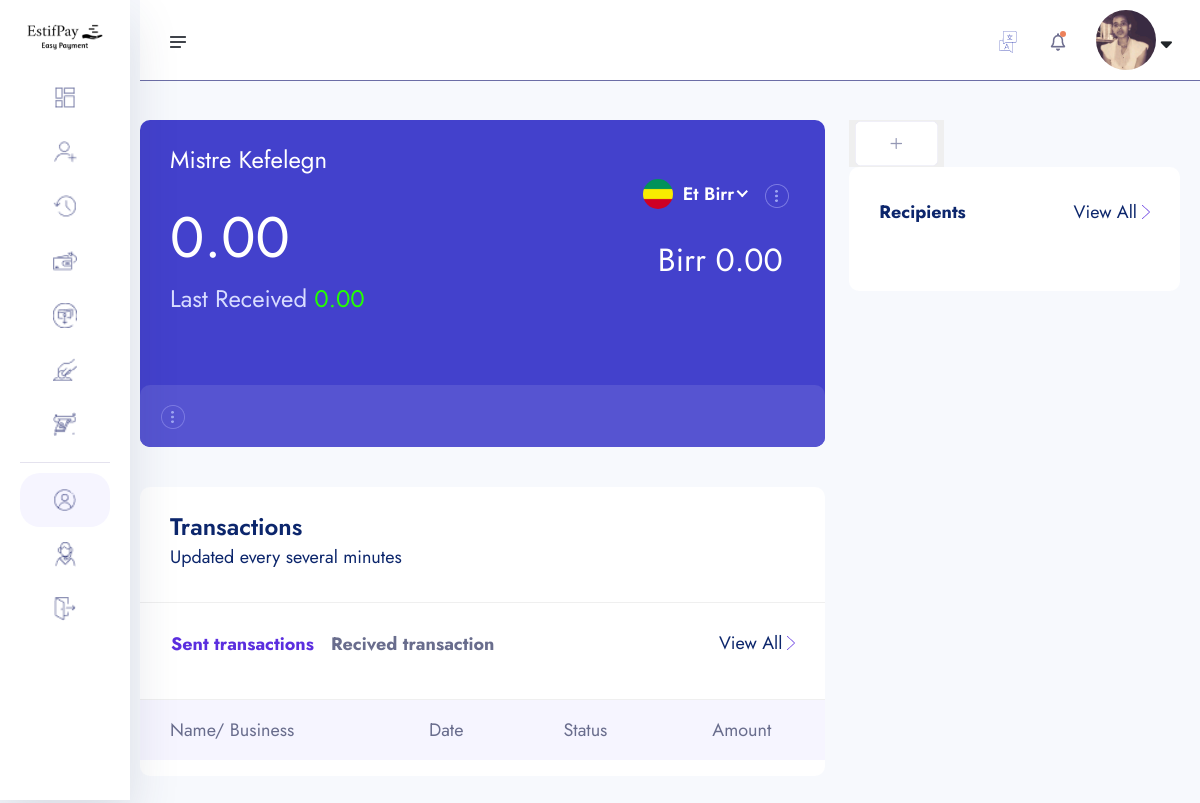
/account/dashboard/ (signed in), run on an earlier commit of the app's database.
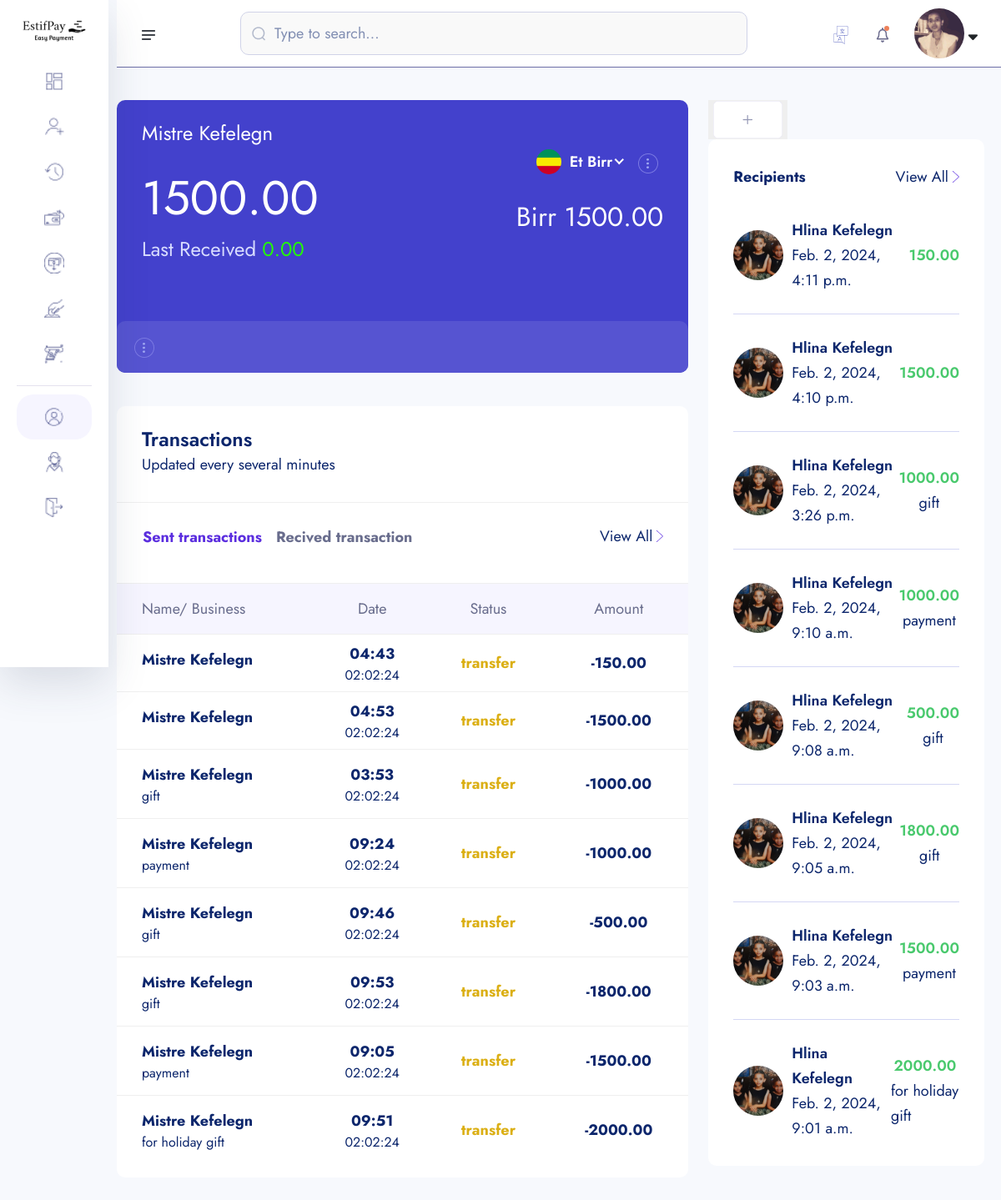
And on a later commit of the database.
### account/models.py (models this page shows, shortened)
class Account(models.Model):
    id = models.UUIDField(primary_key=True, unique=True, default=uuid4, editable=False)
    user = models.OneToOneField(User, on_delete=models.CASCADE)
    account_balance = models.DecimalField(max_digits=12, decimal_places=2, default=0.00)
    account_number = ShortUUIDField(unique=True, length=10, max_length =15, prefix='217', alphabet="1234567890")
    account_id = ShortUUIDField(unique=True, length=7, max_length=25, prefix="EST", alphabet="1234567890")
    pin_number = ShortUUIDField(unique=True, length=4, max_length=7, alphabet="1234567890")
    ref_code = ShortUUIDField(unique=True, length=10, max_length=20, alphabet="abcdefgh1234567890")
    account_status = models.CharField(max_length=100, choices=ACCOUNT_STATUS, default="pending")
    date = models.DateTimeField(auto_now_add=True)
    kyc_submitted = models.BooleanField(default=False)
    kyc_confirmed = models.BooleanField(default=False)
    recommended_by = models.ForeignKey(User, on_delete=models.DO_NOTHING, blank=True, null=True, related_name="recommended_by")
    class Meta:
        ordering = ['-date']

class KYC(models.Model):
    id = models.UUIDField(primary_key=True, unique=True, default=uuid4, editable=False)
    user = models.OneToOneField(User, on_delete=models.CASCADE)
    account = models.OneToOneField(Account, on_delete=models.CASCADE, null=True, blank=True)
    fullname = models.CharField(max_length=100)
    image = models.ImageField(upload_to="kyc", default="static/assets/images/profile.jpeg")
    maritial_status = models.CharField(max_length=40, choices = MARITIAL_STATUS)
    gender = models.CharField(choices=GENDER, max_length=40)
    identity_type = models.CharField(choices=IDENTITY_TYPE, max_length=140)
    identity_image = models.ImageField(upload_to="kyc", default="default.jpg")
    date_of_birth = models.DateField(auto_now_add=False)
    signature = models.ImageField(upload_to="kyc")
    country = models.CharField(max_length=100)
    state = models.CharField(max_length=100)
    city = models.CharField(max_length=100)
    mobile = models.CharField(max_length=1000)
    fax = models.CharField(max_length=1000)
    date = models.DateTimeField(auto_now_add=True)

### core/models.py (models this page shows, shortened)
class Transaction(models.Model):
    transaction_id = ShortUUIDField(unique=True, length=15, max_length=20, prefix="TRN")
    user = models.ForeignKey(User, on_delete=models.SET_NULL, null=True, related_name="user")
    amount = models.DecimalField(max_digits=12, decimal_places=2, default=0.00)
    description = models.TextField(max_length=1000, default="No Reason")
    reciver = models.ForeignKey(User, on_delete=models.SET_NULL, null=True, related_name="reviver")
    sender = models.ForeignKey(User, on_delete=models.SET_NULL, null=True, related_name="sender")
    sender_account = models.ForeignKey(Account, on_delete=models.SET_NULL, null=True, related_name="sender_account")
    reciver_account = models.ForeignKey(Account, on_delete=models.SET_NULL, null=True, related_name="reciver_account")
    status = models.CharField(choices=TRANSACTION_STATUS, max_length=100, default="pending")
    transaction_type = models.CharField(choices=TRANSACTION_TYPE, max_length=100, default="none")
    date = models.DateTimeField(auto_now_add=True)
    updated = models.DateTimeField(auto_now_add=False, null=True, blank=True)

### userauth/models.py (models this page shows, shortened)
class User(AbstractUser):
    username =models.CharField(max_length=100)
    email = models.EmailField(unique=True)
    is_staff = models.BooleanField(default=False)
    is_superuser = models.BooleanField(default=False)
    USERNAME_FIELD = "email"
    REQUIRED_FIELDS = ['username']

### account/views.py (the view)
# urls.py: path('dashboard/', views.dashboard, name="dashboard"),
def dashboard(request):
    if request.user.is_authenticated:
        try:
            kyc = KYC.objects.get(user=request.user)
        except:
            messages.warning(request, "You need to submit your kyc")
            return redirect("account:kyc-reg")
        account = Account.objects.get(user=request.user)
        credit_card = CreditCard.objects.filter(user= request.user).order_by('-id')
        if request.method == "POST":
            form = CreditCardForms(request.POST)
            if form.is_valid():
                new_form = form.save(commit=False)
                new_form.user = request.user
                new_form.save()
                card_id = new_form.card_id
                messages.success(request, "Card Sucessfully added")
                return redirect("account:dashboard")
        else:
            form = CreditCardForms()
        transaction_context = latest_transactions(request)
    else:
        messages.warning(request, 'You have to login first')
        return redirect("userauth:signin")
    context = {
        "kyc":kyc,
        "account":account,
        "form":form,
        'credit_card':credit_card
    }
    context.update(transaction_context)
    return render(request, "account/dashboard.html", context)

### core/forms.py
class CreditCardForms(forms.ModelForm):
    name = forms.CharField(widget=forms.TextInput(attrs={"placeholder": "Card Holder Name"}))
    number = forms.IntegerField(widget=forms.NumberInput(attrs={"placeholder": "Card Number"}))
    month = forms.IntegerField(widget=forms.NumberInput(attrs={"placeholder": "Expiry Month"}))
    year = forms.IntegerField(widget=forms.NumberInput(attrs={"placeholder": "Expiry Year"}))
    cvv = forms.IntegerField(widget=forms.NumberInput(attrs={"placeholder": "Card Verification Value"}))
    class Meta:
        model = CreditCard
        fields = ["name", "number", "month", "year", 'cvv', 'card_type']

### account/views.py (called while the page is built)
def latest_transactions(request):
    sender_transaction = Transaction.objects.filter(sender=request.user, transaction_type="transfer").order_by('-id').prefetch_related("user", "sender")
    reciver_transaction = Transaction.objects.filter(reciver=request.user, transaction_type="transfer").order_by('-id').prefetch_related("user", "reciver")
    context = {
        "sender_transaction":sender_transaction,
        "reciver_transaction":reciver_transaction,
    }
    return context

### templates/account/dashboard.html (shortened to what the changed rows need)
{% extends "partials/dashboard-base.html" %}
{% load static %}
{% block content %}
    <section class="dashboard-section body-collapse">
        <div class="overlay pt-120">
            <div class="container-fruid">
                <div class="row">
                    <div class="col-xl-8 col-lg-7">
                        <div class="section-content">
                            <div class="acc-details">
                                <div class="top-area">
                                    <div class="left-side">
                                        <h5>{{kyc.fullname}}</h5>
                                        <h2>{{account.account_balance}}</h2>
                                        {% if reciver_transaction >= 0 %}
                                        <h5 class="receive">Last Received <span>{{reciver_transaction.0.amount}}</span></h5>
                                        {% else %}
                                        <h5 class="receive">Last Received <span>0.00</span></h5>
                                        {% endif %}
                                    </div>
                                    <div class="right-side">
                                        <div class="right-bottom">
                                            <h4>Birr {{account.account_balance}}</h4>
                                        </div>
                                    </div>
                                </div>
                            </div>
                            <div class="transactions-area mt-40">
                                <div class="tab-content mt-40">
                                    <div class="tab-pane fade show active" id="latest" role="tabpanel" aria-labelledby="latest-tab">
                                        <div class="table-responsive">
                                            <table class="table">
                                                <thead>
                                                    <tr>
                                                        <th scope="col">Name/ Business</th>
                                                        <th scope="col">Date</th>
                                                        <th scope="col">Status</th>
                                                        <th scope="col">Amount</th>
                                                    </tr>
                                                </thead>
                                                <tbody>
                                                {% for s in sender_transaction %}
                                                    <tr data-bs-toggle="modal" data-bs-target="#transactionsMod">
                                                        <th scope="row">
                                                            <p>{{s.sender.kyc.fullname}}</p>
                                                            <p class="mdr">{{s.description}}</p>
                                                        </th>
                                                        <td>
                                                            <p>{{s.date|date:"h:s"}}</p>
                                                            <p class="mdr">{{s.date|date:"d:m:y"}}</p>
                                                        </td>
                                                        <td>
                                                            <p class="inprogress">{{s.transaction_type}}</p>
                                                        </td>
                                                        <td>
                                                            <p>-{{s.amount}}</p>
                                                        </td>
                                                    </tr>
                                                {% endfor %}
                                                </tbody>
                                            </table>
                                        </div>
                                    </div>
                                </div>
                            </div>
                        </div>
                    </div>
                    <div class="col-xl-4 col-lg-5">
                        <div class="side-items">
                            <div class="single-item">
                                <ul class="recipients-item">
                                    {% for s in sender_transaction %}
                                    <li>
                                        <p class="left d-flex align-items-center">
                                            <img src="{{s.reciver.kyc.image.url}}" alt="icon" style="height:60px; width:60px; border-radius: 50%; object-fit:cover; ">
                                            <span class="info">
                                                <span>{{s.reciver.kyc.fullname}}</span>
                                            <span>{{s.date}}</span>
                                            </span>
                                        </p>
                                        <p class="right">
                                            <span> {{s.amount}}</span>
                                            <span>{{s.description}}</span>
                                        </p>
                                    </li>
                                    {% endfor %}
                                </ul>
                            </div>
                        </div>
                    </div>
                </div>
            </div>
        </div>
    </section>
    {% endblock content %}

### templates/partials/dashboard-base.html (shortened to what the changed rows need)
{% load static %}
<!doctype html>
<html lang="en">
<head>
    <link rel="stylesheet" href="{% static 'assets1/css/bootstrap.min.css' %}">
    <link rel="stylesheet" href="{% static 'assets1/css/fontawesome.min.css' %}">
    <link rel="stylesheet" href="{% static 'assets1/css/jquery-ui.css' %}">
    <link rel="stylesheet" href="{% static 'assets1/css/plugin/apexcharts.css' %}">
    <link rel="stylesheet" href="{% static 'assets1/css/plugin/nice-select.css' %}">
    <link rel="stylesheet" href="{% static 'assets1/css/arafat-font.css' %}">
    <link rel="stylesheet" href="{% static 'assets1/css/plugin/animate.css' %}">
    <link rel="stylesheet" href="{% static 'assets1/css/style.css' %}">
</head>
<body>
    <header class="header-section body-collapse">
        <div class="overlay">
            <div class="container-fruid">
                <div class="row d-flex header-area">
                    <div class="navbar-area d-flex align-items-center justify-content-between">
                        {% if request.user.is_authenticated and request.user.is_staff %}
                        <form method="POST" class="flex-fill">
                            <div class="form-group d-flex align-items-center">
                                <img src="{% static 'assets1/images/icon/search.png' %}" alt="icon">
                                <input type="text" placeholder="Type to search...">
                            </div>
                        </form>
                        {% endif %}
                    </div>
                </div>
            </div>
        </div>
    </header>
{% block content %}
{% endblock content %}
</body>
</html>

What changed in the data, as far as the page shows it:
changed User: is_staff False → True (drawn)
changed Account: account_balance "0.00" → "1500.00"
added Transaction: sender.kyc.fullname "Mistre Kefelegn", date "04:43", date "02:02:24", transaction_type "transfer", amount "150.00", reciver.kyc.image (picture), reciver.kyc.fullname "Hlina Kefelegn", date "Feb. 2, 2024, 4:11 p.m."
added Transaction: sender.kyc.fullname "Mistre Kefelegn", date "04:53", date "02:02:24", transaction_type "transfer", amount "1500.00", reciver.kyc.image (picture), reciver.kyc.fullname "Hlina Kefelegn", date "Feb. 2, 2024, 4:10 p.m."
added Transaction: sender.kyc.fullname "Mistre Kefelegn", description "gift", date "03:53", date "02:02:24", transaction_type "transfer", amount "1000.00", reciver.kyc.image (picture), reciver.kyc.fullname "Hlina Kefelegn", date "Feb. 2, 2024, 3:26 p.m."
added Transaction: sender.kyc.fullname "Mistre Kefelegn", description "payment", date "09:24", date "02:02:24", transaction_type "transfer", amount "1000.00", reciver.kyc.image (picture), reciver.kyc.fullname "Hlina Kefelegn", date "Feb. 2, 2024, 9:10 a.m."
added Transaction: sender.kyc.fullname "Mistre Kefelegn", description "gift", date "09:46", date "02:02:24", transaction_type "transfer", amount "500.00", reciver.kyc.image (picture), reciver.kyc.fullname "Hlina Kefelegn", date "Feb. 2, 2024, 9:08 a.m."
added Transaction: sender.kyc.fullname "Mistre Kefelegn", description "gift", date "09:53", date "02:02:24", transaction_type "transfer", amount "1800.00", reciver.kyc.image (picture), reciver.kyc.fullname "Hlina Kefelegn", date "Feb. 2, 2024, 9:05 a.m."
added Transaction: sender.kyc.fullname "Mistre Kefelegn", description "payment", date "09:05", date "02:02:24", transaction_type "transfer", amount "1500.00", reciver.kyc.image (picture), reciver.kyc.fullname "Hlina Kefelegn", date "Feb. 2, 2024, 9:03 a.m."
added Transaction: sender.kyc.fullname "Mistre Kefelegn", description "for holiday gift", date "09:51", date "02:02:24", transaction_type "transfer", amount "2000.00", reciver.kyc.image (picture), reciver.kyc.fullname "Hlina Kefelegn", date "Feb. 2, 2024, 9:01 a.m."
